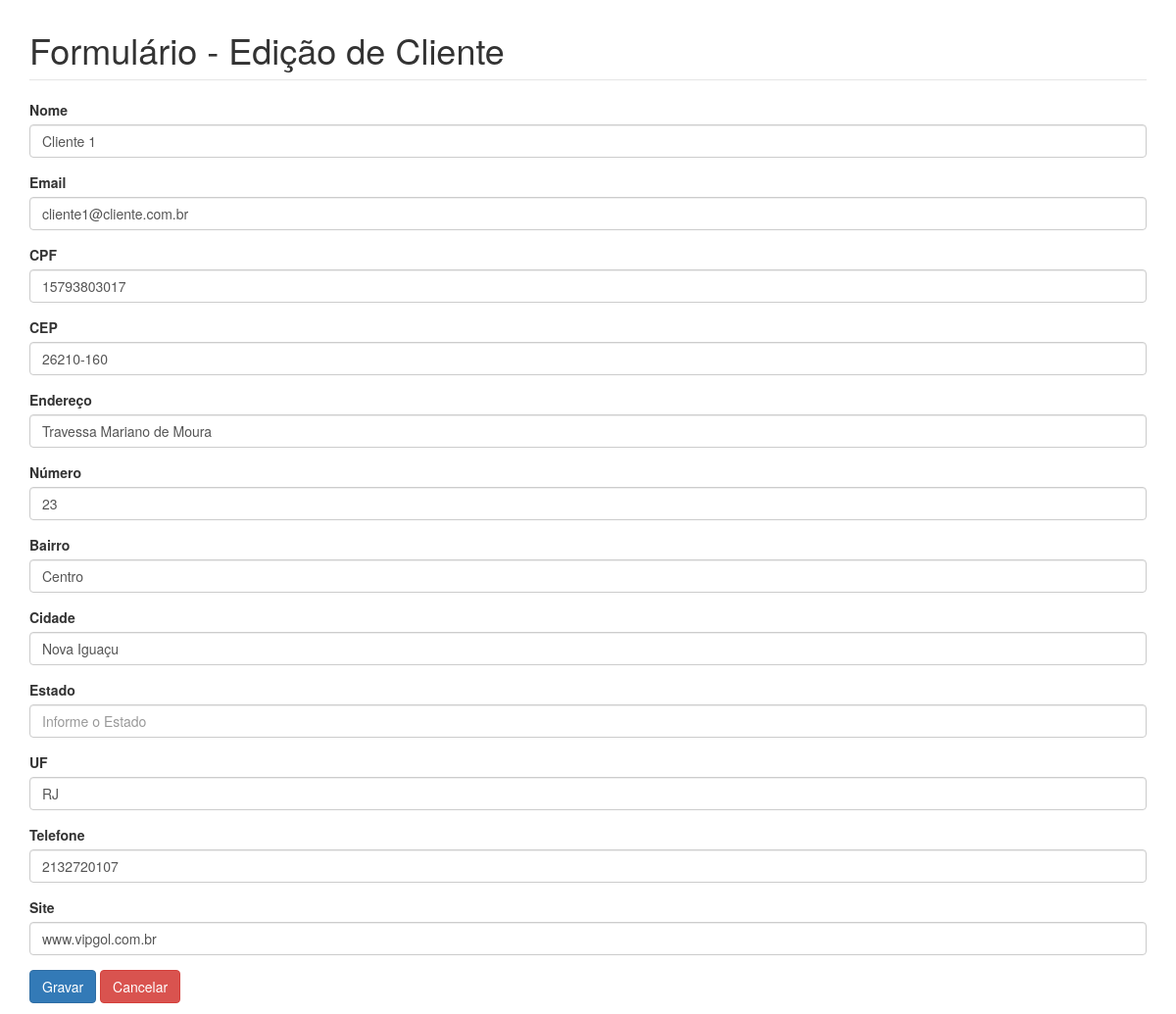
The app's page /editar.php?id=8 with its own data.
### tables this page shows
CREATE TABLE `tab_cliente` (
  `id` int(11) NOT NULL,
  `nome` varchar(70) NOT NULL,
  `endereco` varchar(45) DEFAULT NULL,
  `numero` varchar(10) DEFAULT NULL,
  `bairro` varchar(30) DEFAULT NULL,
  `cidade` varchar(45) DEFAULT NULL,
  `estado` varchar(50) DEFAULT NULL,
  `uf` char(2) DEFAULT NULL,
  `cep` varchar(9) DEFAULT NULL,
  `email` varchar(70) DEFAULT NULL,
  `cpf` varchar(14) NOT NULL,
  `telefone` varchar(15) DEFAULT NULL,
  `site` varchar(100) DEFAULT NULL
);

### editar.php (the view, shortened to what this page needs)
<?php
$id_cliente = (isset($_GET['id'])) ? $_GET['id'] : '';
if (!empty($id_cliente) && is_numeric($id_cliente)):
	$conexao = conexao::getInstance();
	$sql = 'SELECT * FROM tab_cliente WHERE id = :id';
	$stm = $conexao->prepare($sql);
	$stm->bindValue(':id', $id_cliente);
	$stm->execute();
	$cliente = $stm->fetch(PDO::FETCH_OBJ);
endif;
?>
<!DOCTYPE html>
<html>
<head><meta http-equiv="Content-Type" content="text/html; charset=utf-8">
	<link rel="stylesheet" type="text/css" href="css/bootstrap.min.css">
	<link rel="stylesheet" type="text/css" href="css/custom.css">
</head>
<body>
	<div class='container'>
		<fieldset>
			<legend><h1>Formulário - Edição de Cliente</h1></legend>
			<?php if(empty($cliente)):?>
				<h3 class="text-center text-danger">Cliente não encontrado!</h3>
			<?php else: ?>
				<form action="action_cliente.php" method="post" id='form-contato' enctype='multipart/form-data'>
				    <div class="form-group">
				      <label for="nome">Nome</label>
				      <input type="text" class="form-control" id="nome" name="nome" value="<?=$cliente->nome?>" placeholder="Infome o Nome">
				    </div>
				    <div class="form-group">
				      <label for="email">Email</label>
				      <input type="email" class="form-control" id="email" name="email" value="<?=$cliente->email?>" placeholder="Informe o Email">
				    </div>
				    <div class="form-group">
				      <label for="cpf">CPF</label>
				      <input type="cpf" class="form-control" id="cpf" name="cpf" value="<?=$cliente->cpf?>" placeholder="Informe o CPF">
				    </div>
				    <div class="form-group">
				      <label for="cep">CEP</label>
				      <input type="text" class="form-control" id="cep" name="cep" value="<?=$cliente->cep?>" placeholder="Informe o CEP">
				    </div>
				    <div class="form-group">
				      <label for="endereco">Endereço</label>
				      <input type="text" class="form-control" id="endereco" name="endereco" value="<?=$cliente->endereco?>" placeholder="Informe o Endereço">
				    </div>
				    <div class="form-group">
				      <label for="numero">Número</label>
				      <input type="text" class="form-control" id="numero" name="numero" value="<?=$cliente->numero?>" placeholder="Informe o Número">
				    </div>
				    <div class="form-group">
				      <label for="bairro">Bairro</label>
				      <input type="text" class="form-control" id="bairro" name="bairro" value="<?=$cliente->bairro?>" placeholder="Informe o Bairro">
				    </div>
				    <div class="form-group">
				      <label for="cidade">Cidade</label>
				      <input type="text" class="form-control" id="cidade" name="cidade" value="<?=$cliente->cidade?>" placeholder="Informe a Cidade">
				    </div>
				    <div class="form-group">
				      <label for="estado">Estado</label>
				      <input type="text" class="form-control" id="estado" name="estado" value="<?=$cliente->estado?>" placeholder="Informe o Estado">
				    </div>
				    <div class="form-group">
				      <label for="uf">UF</label>
				      <input type="text" class="form-control" id="uf" name="uf" value="<?=$cliente->uf?>" placeholder="Informe o UF">
				    </div>
				    <div class="form-group">
				      <label for="telefone">Telefone</label>
				      <input type="telefone" class="form-control" id="telefone" maxlength="12" name="telefone" value="<?=$cliente->telefone?>" placeholder="Informe o Telefone">
				    </div>
				    <div class="form-group">
				      <label for="site">Site</label>
				      <input type="site" class="form-control" id="site" maxlength="30" name="site" value="<?=$cliente->site?>" placeholder="Informe o Site">
				    </div>
				    <button type="submit" class="btn btn-primary" id='botao'>
				      Gravar
				    </button>
				    <a href='index.php' class="btn btn-danger">Cancelar</a>
				</form>
			<?php endif; ?>
		</fieldset>
	</div>
</body>
</html>

### custom.css (style rules this page uses)
fieldset { margin:1% auto; }

### records on screen
tab_cliente: nome "Cliente 1", email "cliente1@cliente.com.br", cpf "15793803017", cep "26210-160", endereco "Travessa Mariano de Moura", numero "23", bairro "Centro", cidade "Nova Iguaçu", uf "RJ", telefone "2132720107", site "www.vipgol.com.br"
